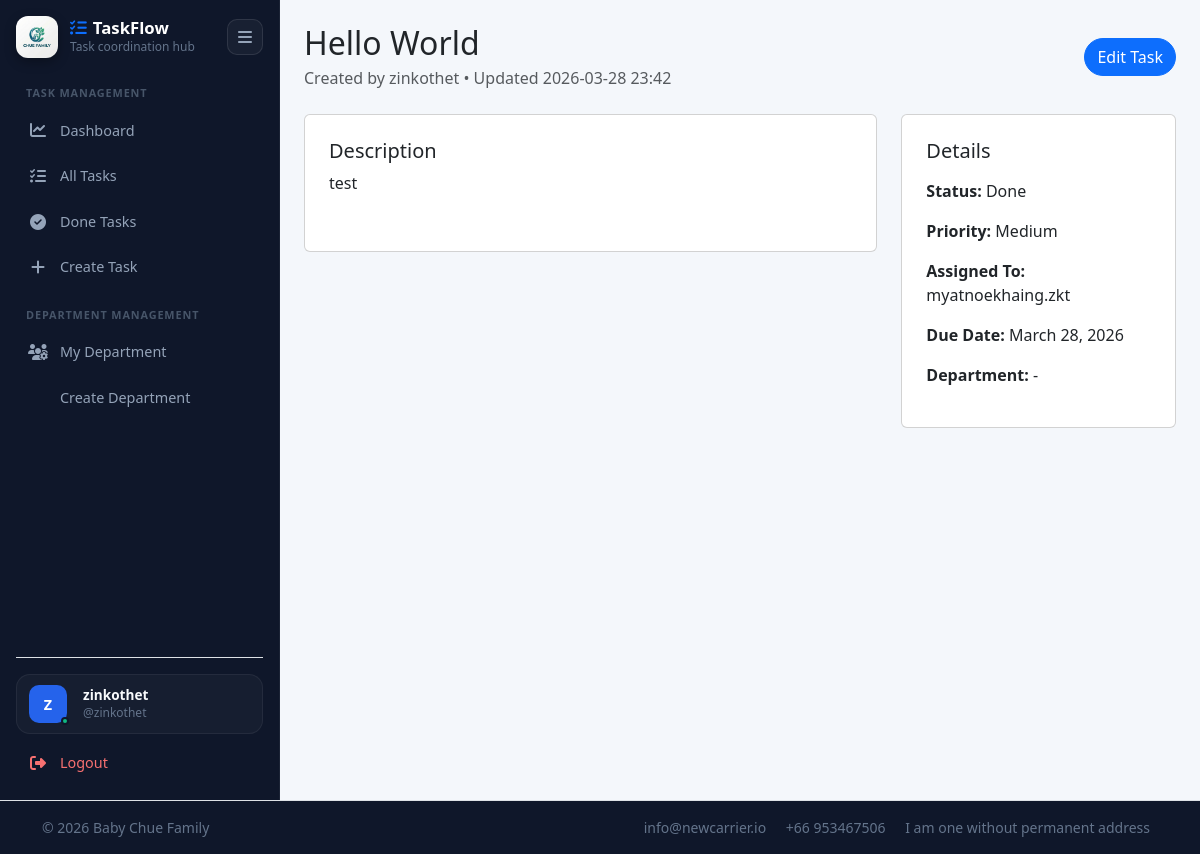
Page /tasks/1/ (signed in) on the earlier database version.
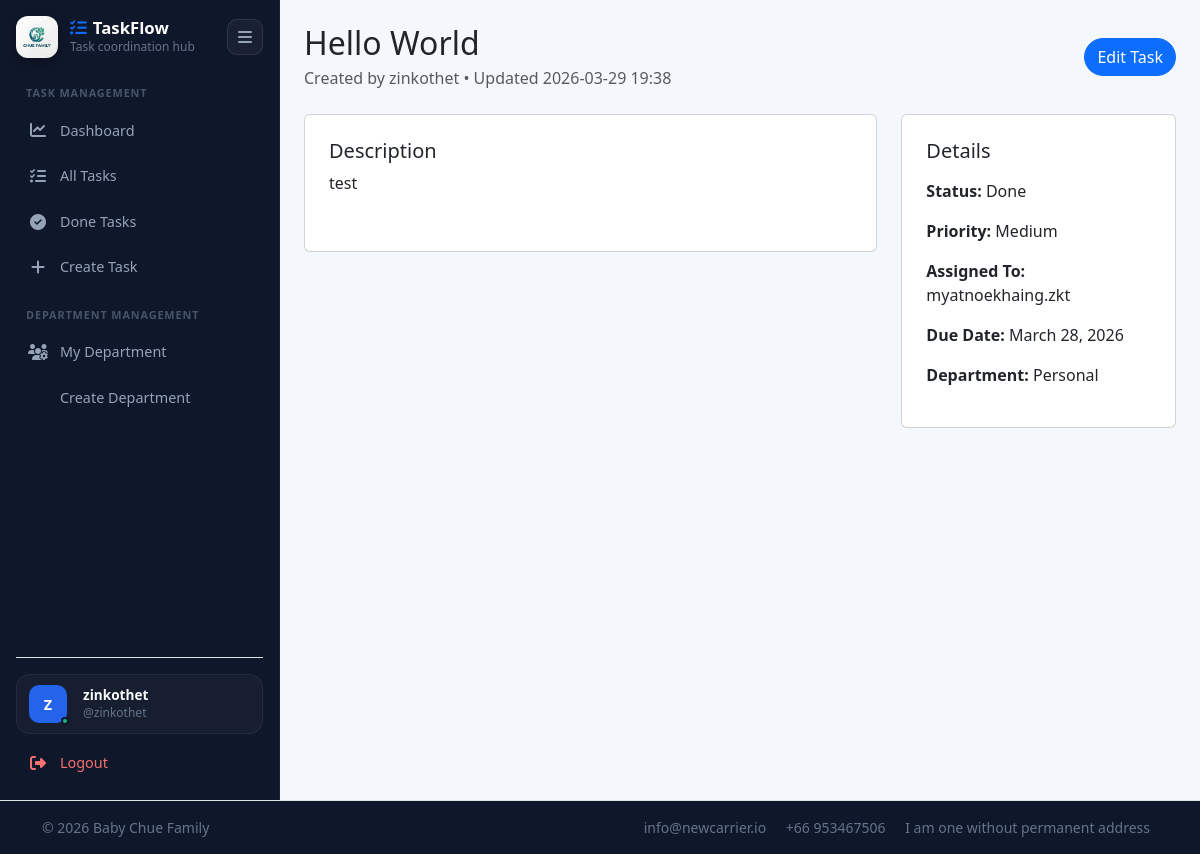
Same page on the later database version.
### tasks/models.py (models this page shows, shortened)
class Task(models.Model):
    TODO =  'TODO'
    IN_PROGRESS = 'IN_PROGRESS'
    DONE = 'DONE'
    BLOCKED = 'BLOCKED'
    STATUS_CHOICES = (
        (TODO, 'To Do'),
        (IN_PROGRESS, 'In Progress'),
        (DONE, 'Done'),
        (BLOCKED, 'Blocked'),
    )
    LOW = 'LOW'
    MEDIUM = 'MEDIUM'
    HIGH = 'HIGH'
    URGENT = 'URGENT'
    PRIORITY_CHOICES = (
        (LOW, "Low"),
        (MEDIUM, "Medium"),
        (HIGH, "High"),
        (URGENT, "Urgent"),
    )
    PERSONAL = 'PERSONAL'
    DEPARTMENT = 'DEPARTMENT'
    ORGANIZATION = 'ORGANIZATION'
    VISIBILITY_CHOICES = (
        (PERSONAL, 'Personal'),
        (DEPARTMENT, 'Department'),
        (ORGANIZATION, 'Organization'),
    )
    title = models.CharField(max_length=200)
    description = models.TextField(blank=True)
    status = models.CharField(max_length=20, choices=STATUS_CHOICES, default=TODO)
    priority = models.CharField(max_length=20, choices=PRIORITY_CHOICES, default=MEDIUM)
    due_date = models.DateField(null=True, blank=True)
    attachment_link = models.URLField(null=True, blank=True, help_text='Optional link to Google Drive, OneDrive, or any external resource')
    organization_id = models.CharField(max_length=100, blank=True, db_index=True)
    visibility = models.CharField(max_length=20, choices=VISIBILITY_CHOICES, default=PERSONAL)
    department = models.ForeignKey(
        Department,
        on_delete=models.SET_NULL,
        null=True,
        blank=True,
        related_name="tasks",
    )
    assigned_to = models.ForeignKey(
        settings.AUTH_USER_MODEL,
        on_delete=models.SET_NULL,
        null=True,
        blank=True,
        related_name="assigned_tasks",
    )
    created_by = models.ForeignKey(
        settings.AUTH_USER_MODEL,
        on_delete=models.SET_NULL,
        null=True,
        related_name="created_tasks",
    )
    created_at = models.DateTimeField(auto_now_add=True)
    updated_at = models.DateTimeField(auto_now=True)
    class Meta:
        ordering = ['-created_at']

class Department(models.Model):
    name = models.CharField(max_length=100, unique=True)
    description = models.TextField(blank=True)
    organization_id = models.CharField(max_length=100, blank=True, db_index=True)
    created_at = models.DateTimeField(auto_now_add=True)

### tasks/views.py (the view)
# urls.py: path("<int:pk>/", views.task_detail, name="task_detail"),
@login_required
def task_detail(request, pk):
    visible_tasks = _visible_tasks_for_user(request.user)
    task = get_object_or_404(visible_tasks, pk=pk)
    return render(request, "tasks/task_detail.html", {"task": task})

### tasks/views.py (called while the page is built, shortened)
def _visible_tasks_for_user(user):
    tasks = Task.objects.select_related("assigned_to", "created_by", "department")
    if user.is_superuser:
        return tasks

### tasks/templates/tasks/task_detail.html (shortened to what this page needs)
{% extends "tasks/base_tasks.html" %}
{% block content %}
<div class="d-flex justify-content-between align-items-center mb-4">
  <div>
    <h2 class="mb-1">{{ task.title }}</h2>
    <p class="text-muted mb-0">Created by {{ task.created_by|default:"-" }} • Updated {{ task.updated_at|date:"Y-m-d H:i" }}</p>
  </div>
  <a href="{% url 'tasks:task_update' task.pk %}" class="btn btn-primary rounded-pill">Edit Task</a>
</div>
<div class="row g-4">
  <div class="col-lg-8">
    <div class="card soft-card p-4">
      <h5>Description</h5>
      <p class="mb-0">{{ task.description|linebreaks }}</p>
    </div>
  </div>
  <div class="col-lg-4">
    <div class="card soft-card p-4">
      <h5 class="mb-3">Details</h5>
      <p><strong>Status:</strong> {{ task.get_status_display }}</p>
      <p><strong>Priority:</strong> {{ task.get_priority_display }}</p>
      <p><strong>Assigned To:</strong> {{ task.assigned_to|default:"-" }}</p>
      <p><strong>Due Date:</strong> {{ task.due_date|default:"-" }}</p>
      <p><strong>Department:</strong> {{ task.department.name|default:"-" }}</p>
    </div>
  </div>
</div>
{% endblock %}

Differences in the rows shown:
changed Task "Hello World": updated_at "2026-03-28 23:42" → "2026-03-29 19:38"; department.name "-" → "Personal"
